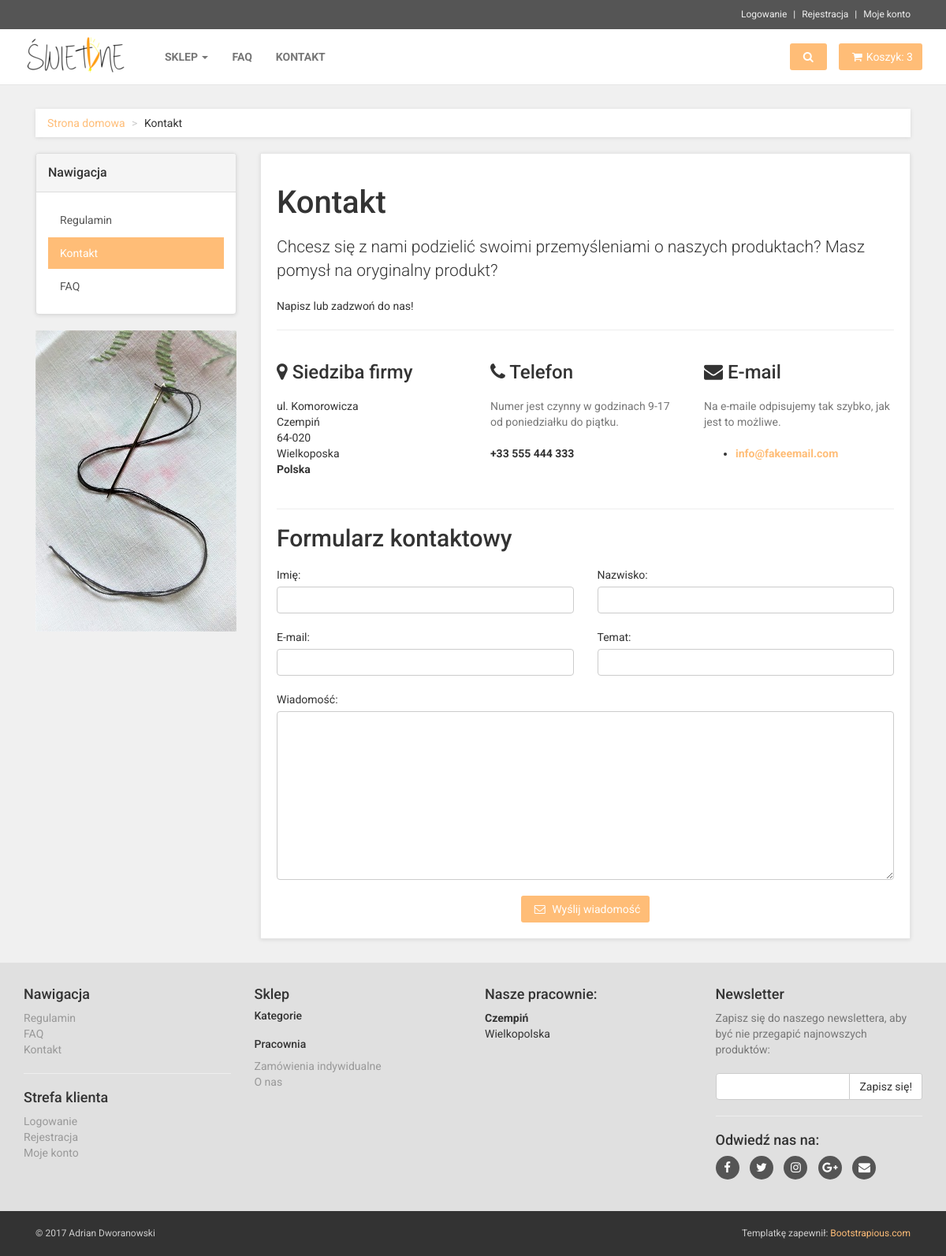
The page /kontakt/ on the database as committed earlier.
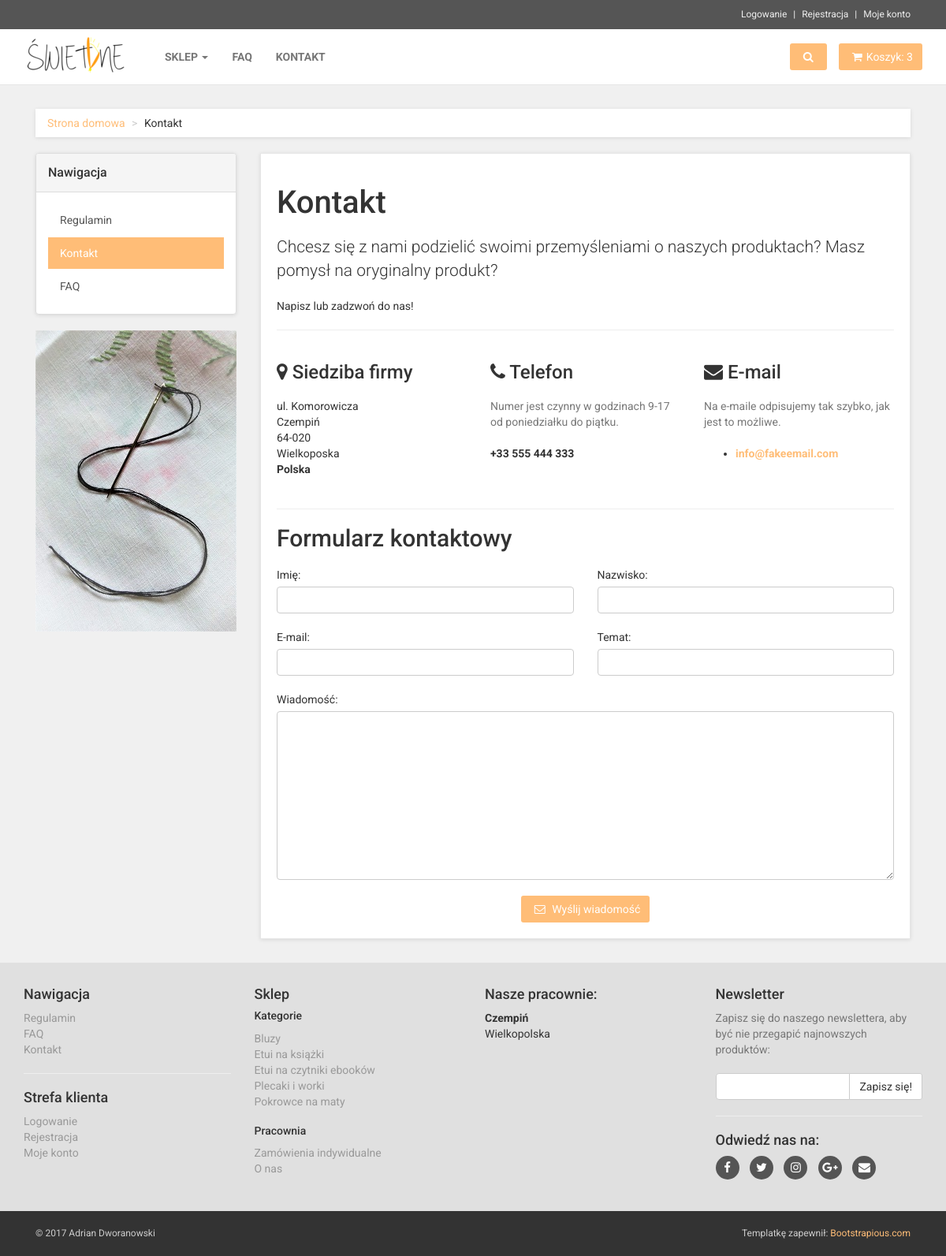
The same page on the database as committed later.
### products/models.py (models this page shows, shortened)
class Category(models.Model):
    title = models.CharField(max_length=120, unique=True)
    slug = models.SlugField(unique=True)
    description = models.TextField(null=True, blank=True)
    active = models.BooleanField(default=True)
    timestamp = models.DateTimeField(auto_now_add=True, auto_now=False)
    objects = models.Manager()

### news/views.py (the view, shortened to what this page needs)
# urls.py: url(r'^kontakt/', views.ContactView.as_view(), name='contact'),
class ContactView(View):
    form = ContactForm
    template = 'news/contact.html'
    def get(self, request):
        form = self.form(None)
        context = {
            'form': form
        }
        return render(request, self.template, context)

### news/forms.py (shortened to what this page needs)
class JoinForm(forms.ModelForm):
    email = forms.EmailField(label='',
            widget=forms.EmailInput(
                attrs={
                    'placeholder': 'Twój e-mail',
                    'class': "form-control"
                }))
    class Meta:
        model = Join
        fields = ['email']

class ContactForm(forms.Form):
    first_name = forms.CharField(required=False, label="Imię", widget=forms.TextInput(attrs={'class': "form-control"}))
    last_name = forms.CharField(required=False, label="Nazwisko", widget=forms.TextInput(attrs={'class': "form-control"}))
    subject = forms.CharField(label="Temat", widget=forms.TextInput(attrs={'class': "form-control"}))
    email = forms.EmailField(label="E-mail", widget=forms.TextInput(attrs={'class': "form-control"}))
    message = forms.CharField(label="Wiadomość", widget=forms.Textarea(attrs={'class': "form-control"}))

### news/context_processors.py (called while the page is built)
def categories(request):
    categories = Category.objects.all()
    return {'categories': categories}

def news_form(request):
    form = JoinForm(request.POST or None)
    return {
        'form': form,
    }

### news/templates/news/contact.html (shortened to what this page needs)
{% extends "base.html" %}
{% block content %}
{% load staticfiles %}
<div id="content">
    <div class="container">
        <div class="col-md-12">
            <ul class="breadcrumb">
                <li><a href="{% url 'news:home' %}">Strona domowa</a>
                </li>
                <li>Kontakt</li>
            </ul>
        </div>
        <div class="col-md-3">
            {% include 'sidebar-sm.html' %}
        </div>
        <div class="col-md-9">
            <div class="box" id="contact">
                <h1>Kontakt</h1>
                <p class="lead">Chcesz się z nami podzielić swoimi przemyśleniami o naszych produktach? Masz pomysł na oryginalny produkt?</p>
                <p>Napisz lub zadzwoń do nas! </p>
                <hr>
                <div class="row">
                    <div class="col-sm-4">
                        <h3><i class="fa fa-map-marker"></i> Siedziba firmy</h3>
                        <p>ul. Komorowicza
                            <br>Czempiń
                            <br>64-020
                            <br>Wielkoposka
                            <br>
                            <strong>Polska</strong>
                        </p>
                    </div>
                    <div class="col-sm-4">
                        <h3><i class="fa fa-phone"></i> Telefon</h3>
                        <p class="text-muted">Numer jest czynny w godzinach 9-17 od poniedziałku do piątku.</p>
                        <p><strong>+33 555 444 333</strong>
                        </p>
                    </div>
                    <div class="col-sm-4">
                        <h3><i class="fa fa-envelope"></i> E-mail</h3>
                        <p class="text-muted">Na e-maile odpisujemy tak szybko, jak jest to możliwe.</p>
                        <ul>
                            <li><strong><a href="mailto:">info@fakeemail.com</a></strong>
                            </li>
                        </ul>
                    </div>
                </div>
                <hr>
                <h2>Formularz kontaktowy</h2>
                <form method="POST">
                    <div class="row">
                        <div class="col-sm-6">
                            <div class="form-group">
                                {{ form.first_name.label_tag }}
                                {{ form.first_name }}
                            </div>
                        </div>
                        <div class="col-sm-6">
                            <div class="form-group">
                                {{ form.last_name.label_tag }}
                                {{ form.last_name }}
                            </div>
                        </div>
                        <div class="col-sm-6">
                            <div class="form-group">
                                {{ form.email.label_tag }}
                                {{ form.email }}
                            </div>
                        </div>
                        <div class="col-sm-6">
                            <div class="form-group">
                                {{ form.subject.label_tag }}
                                {{ form.subject }}
                            </div>
                        </div>
                        <div class="col-sm-12">
                            <div class="form-group">
                                {{ form.message.label_tag }}
                                {{ form.message }}
                            </div>
                        </div>
                        <div class="col-sm-12 text-center">
                            <button type="submit" class="btn btn-primary"><i class="fa fa-envelope-o"></i> Wyślij wiadomość</button>
                        </div>
                    </div>
                </form>
            </div>
        </div>
    </div>
</div>
{% endblock %}

### templates/footer.html (shortened to what this page needs)
{% load staticfiles %}
<div id="footer" data-animate="fadeInUp">
    <div class="container">
        <div class="row">
            <div class="col-md-3 col-sm-6">
                <h4>Nawigacja</h4>
                <ul>
                    <li><a href="text.html">Regulamin</a>
                    </li>
                    <li><a href="faq.html">FAQ</a>
                    </li>
                    <li><a href="contact.html">Kontakt</a>
                    </li>
                </ul>
                <hr>
                <h4>Strefa klienta</h4>
                <ul>
                    <li><a href="#" data-toggle="modal" data-target="#login-modal">Logowanie</a>
                    </li>
                    <li><a href="register.html">Rejestracja</a>
                    </li>
                    <li><a href="register.html">Moje konto</a>
                    </li>
                </ul>
            </div>
            <div class="col-md-3 col-sm-6">
                <h4>Sklep</h4>
                <h5>Kategorie</h5>
                <ul>
                    {% for category in categories %}
                    <li><a href="{% url 'products:category_view' category_slug=category.slug %}">{{category.title}}</a>
                    </li>
                    {% endfor %}
                </ul>
                <h5>Pracownia</h5>
                <ul>
                    <li><a href="category.html">Zamówienia indywidualne</a>
                    </li>
                    <li><a href="category.html">O nas</a>
                    </li>
                </ul>
            </div>
            <div class="col-md-3 col-sm-6">
                <h4>Nasze pracownie:</h4>
                <p><strong>Czempiń</strong>
                    <br>Wielkopolska
                </p>
            </div>
            <div class="col-md-3 col-sm-6">
                <h4>Newsletter</h4>
                <p class="text-muted">Zapisz się do naszego newslettera, aby być nie przegapić najnowszych produktów:</p>
                <form method="POST" action="{% url 'news:home'%}">
                    <div class="input-group">
                        {{ form.email }}
                        <span class="input-group-btn">
			                <button class="btn btn-default btn-news" type="submit">Zapisz się!</button>
                        </span>
                    </div>
                </form>
                <hr>
                <h4>Odwiedź nas na:</h4>
                <p class="social">
                    <a href="#" class="facebook external" data-animate-hover="shake"><i class="fa fa-facebook"></i></a>
                    <a href="#" class="twitter external" data-animate-hover="shake"><i class="fa fa-twitter"></i></a>
                    <a href="#" class="instagram external" data-animate-hover="shake"><i class="fa fa-instagram"></i></a>
                    <a href="#" class="gplus external" data-animate-hover="shake"><i class="fa fa-google-plus"></i></a>
                    <a href="#" class="email external" data-animate-hover="shake"><i class="fa fa-envelope"></i></a>
                </p>
            </div>
        </div>
    </div>
</div>
<div id="copyright">
    <div class="container">
        <div class="col-md-6">
            <p class="pull-left">© 2017 Adrian Dworanowski</p>
        </div>
        <div class="col-md-6">
            <p class="pull-right">Templatkę zapewnił: <a href="https://bootstrapious.com/e-commerce-templates">Bootstrapious.com</a>
            </p>
        </div>
    </div>
</div>

Rows that differ between the two databases and show on the page:
added Category: title "Bluzy"
added Category: title "Etui na książki"
added Category: title "Etui na czytniki ebooków"
added Category: title "Plecaki i worki"
added Category: title "Pokrowce na maty"
